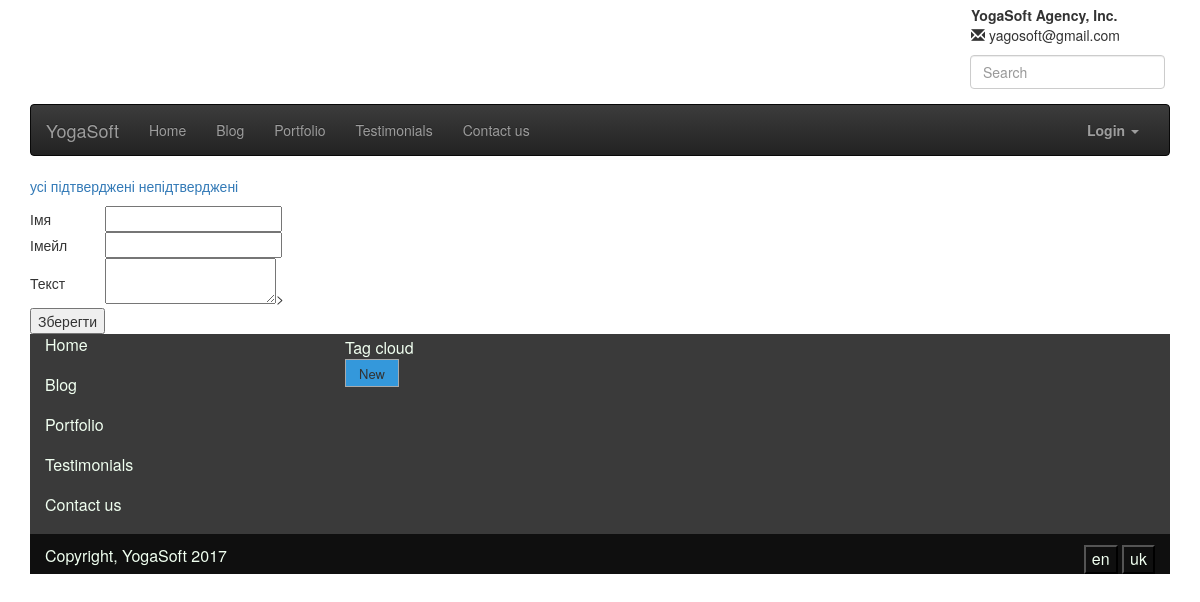
The page /app/testimonials_admin/ on the database as committed earlier.
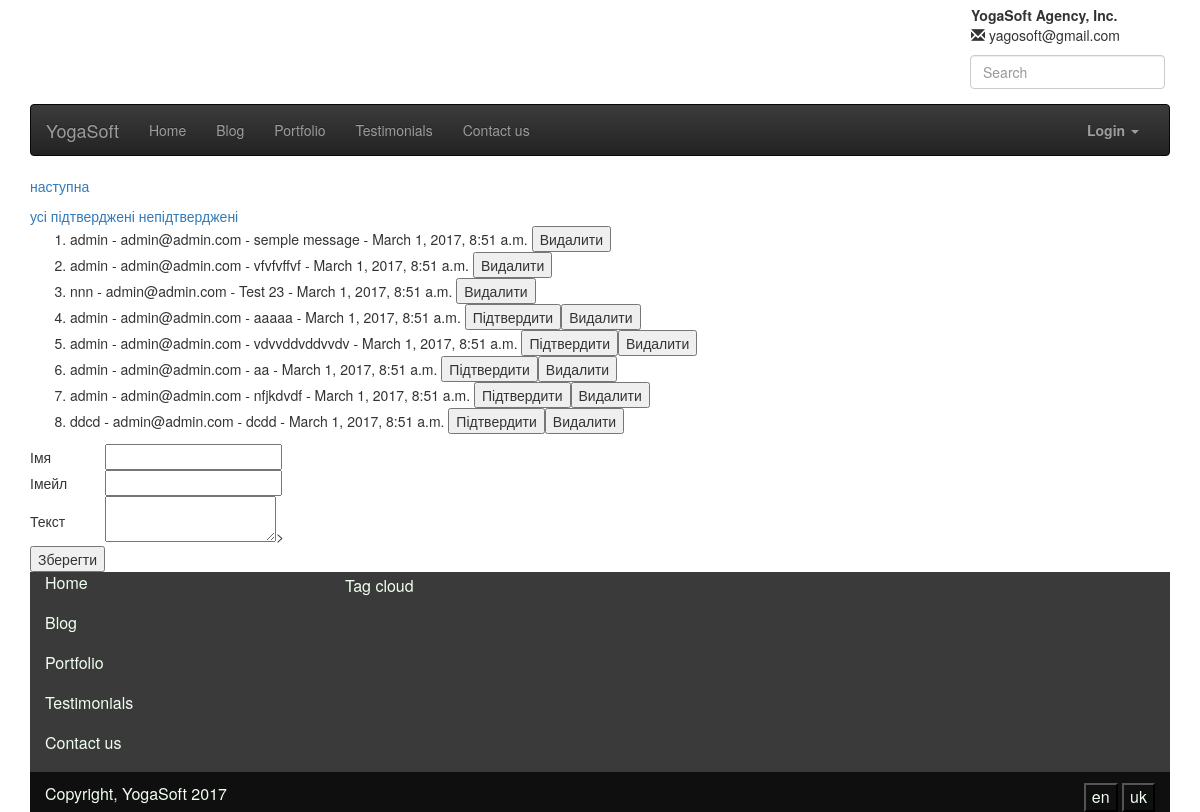
The same page on the database as committed later.
### app/models.py (models this page shows)
class Tag(models.Model):
    name = models.CharField(max_length=50)
    def __str__(self):
        return self.name

class Testimonial(models.Model):
    author_name = models.CharField(max_length=100)
    author_email = models.EmailField()
    message = models.TextField()
    is_moderated = models.BooleanField(default=False)
    date = models.DateTimeField(auto_now_add=True)

### app/views.py (the view, shortened to what this page needs)
# urls.py: url(r'testimonials_admin/$', views.TestimonialsAdmin.as_view(), name="testimonials_admin"),
class TestimonialsAdmin(ListView):
    model = Testimonial
    template_name = "app/testimonials_admin.html"
    paginate_by = TESTIMONIALS_ON_ADMIN_PAGE
    context_object_name = "testimonials"
    def get_queryset(self):
        if 'mod' in self.request.GET:
            view_moderated = self.request.GET['mod']
            if view_moderated == 'true':
                return Testimonial.objects.filter(is_moderated=True).order_by('-date')
            elif view_moderated == 'false':
                return Testimonial.objects.filter(is_moderated=False).order_by('-date')
            else:
                return Testimonial.objects.order_by('date')  # If not specified get all.
        else:
            return Testimonial.objects.order_by('date')  # If not specified get all.

### app/templatetags/popular_tags.py (called while the page is built)
@register.inclusion_tag('app/tagcloud.html')
def popular_tags():
    context = list(Tag.objects.all())
    return {'tags': context}

### app/templates/app/testimonials_admin.html (shortened to what this page needs)
{% extends 'base.html' %}
{% block content %}
    {% if page_obj.has_next %}
    <a href="{% url 'app:testimonials_admin' %}?mod={{ request.GET.mod }}&page={{ page_obj.next_page_number }}">наступна</a>
    {% endif %}
    <a href="{% url 'app:testimonials_admin' %}?mod=all&page=1">усі</a>
    <a href="{% url 'app:testimonials_admin' %}?mod=true&page=1">підтверджені</a>
    <a href="{% url 'app:testimonials_admin' %}?mod=false&page=1">непідтверджені</a>
    <ol>
        {% for tstm in testimonials %}
            <form action="{% url 'app:testimonials_admin' tstm.id %}?mod={{ request.GET.mod }}&page={{ request.GET.page}}" method="POST" onsubmit="return confirm('Ви впевнені?')">
            <li>{{ tstm.author_name }} - {{ tstm.author_email }} - {{ tstm.message }} - {{ tstm.date}}
            {% if not tstm.is_moderated %}<input type="submit" value="Підтвердити" name="moderated">{% endif %}<input type="submit" value="Видалити" name="delete"></li>
            </form>
        {% endfor %}
    </ol>
    <form action="{% url 'app:testimonials_admin'%}?mod={{ request.GET.mod }}&page={{ request.GET.page}}" method="POST" onsubmit="return confirm('Зберегти відгук?')">
    <table>
    <tr>
        <td>Імя</td>
        <td><input type="text" name="author_name" maxlength="30" required></td>
    </tr>
     <tr>
        <td>Імейл</td>
        <td><input type="email" name="author_email" maxlength="30" required></td>
    </tr>
     <tr>
        <td>Текст</td>
         <td><textarea name="message" maxlength="400" required></textarea>></td>
    </tr>
    <tr>
        <td><input type="submit" value="Зберегти" name="save"></td>
    </tr>
    </table>
</form>
{% endblock %}

### app/templates/app/tagcloud.html
<ul>
    {% for i in tags %}
        <li><a href="{% url 'app:blog_list_view_tag' tag=i %}">{{ i }}</a></li>
    {% endfor %}
</ul>

Rows that differ between the two databases and show on the page:
removed Tag: name "New"
added Testimonial: author_name "admin", author_email "admin@admin.com", message "semple message", date "March 1, 2017, 8:51 a.m."
added Testimonial: author_name "admin", author_email "admin@admin.com", message "vfvfvffvf", date "March 1, 2017, 8:51 a.m."
added Testimonial: author_name "nnn", author_email "admin@admin.com", message "Test 23", date "March 1, 2017, 8:51 a.m."
added Testimonial: author_name "admin", author_email "admin@admin.com", message "aaaaa", date "March 1, 2017, 8:51 a.m."
added Testimonial: author_name "admin", author_email "admin@admin.com", message "vdvvddvddvvdv", date "March 1, 2017, 8:51 a.m."
added Testimonial: author_name "admin", author_email "admin@admin.com", message "aa", date "March 1, 2017, 8:51 a.m."
added Testimonial: author_name "admin", author_email "admin@admin.com", message "nfjkdvdf", date "March 1, 2017, 8:51 a.m."
added Testimonial: author_name "ddcd", author_email "admin@admin.com", message "dcdd", date "March 1, 2017, 8:51 a.m."
Other text that changed with them:
text now shown: "наступна"
